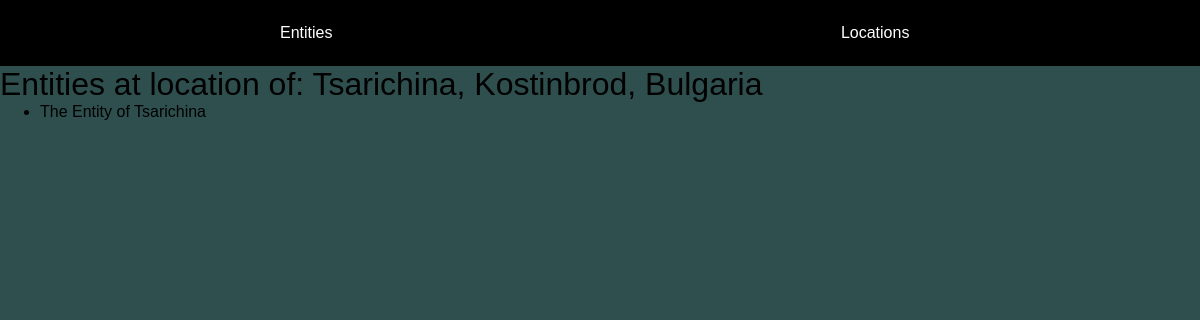
/location/5/, run on the app's committed database.
### polls/models.py (models this page shows, shortened)
class Info(models.Model):
    entity = models.ForeignKey(Entity, on_delete=models.CASCADE)
    info_text = models.CharField(max_length=200)
    votes = models.IntegerField(default=0)

class Entity(models.Model):
    entity_info = models.TextField()
    entity_text = models.CharField(max_length=200)
    entity_img = models.ImageField(upload_to='static/polls/', blank=True, null=True)
    pub_date = models.DateTimeField("date published")

### polls/views.py (the view)
# urls.py: path("location/<int:info_id>/", views.locate, name="locate"),
def locate(request, info_id):
    context = {"location_of": Info.objects.get(pk=info_id).entity, "info": Info.objects.get(pk=info_id)}
    return render(request, "polls/locationOf.html", context)

### polls/templates/polls/locationOf.html (shortened to what this page needs)
{% extends "base.html" %}
{% load static %}
{% block content %}
<h1>Entities at location of: {{info.info_text}} </h1>
<ul>
    <li>{{location_of.entity_text}}</li>
</ul>
{% endblock %}

### polls/static/polls/style.css (style rules this page uses)
* { background-color: darkslategray; margin: 0; font-family: 'Kumbh Sans Nunito', sans-serif; font-weight: 300; }

### data on the page
Info: info_text "Tsarichina, Kostinbrod, Bulgaria"
Entity: entity_text "The Entity of Tsarichina"
